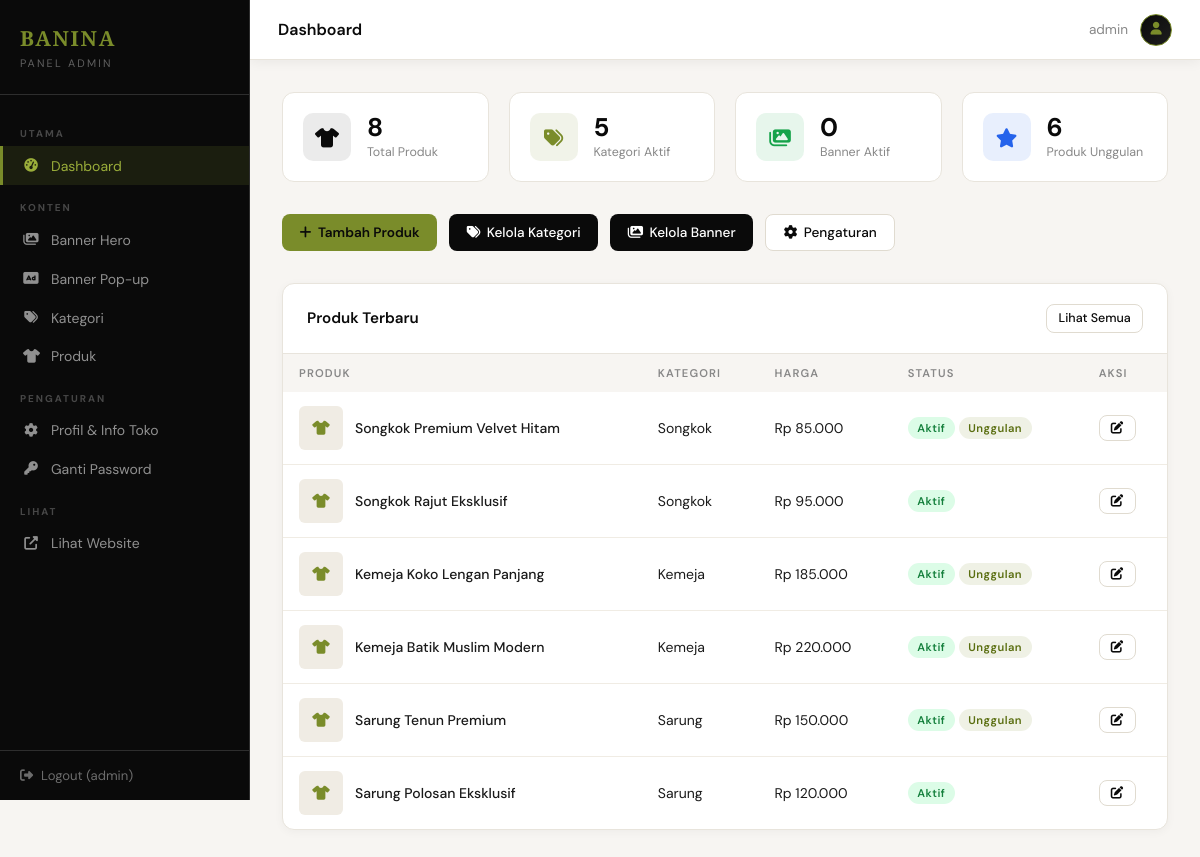
Page /admin/dashboard.php (signed in) on the committed database.
### tables this page shows
CREATE TABLE IF NOT EXISTS settings (
    id INT AUTO_INCREMENT PRIMARY KEY,
    `key` VARCHAR(100) NOT NULL UNIQUE,
    value TEXT,
    created_at TIMESTAMP DEFAULT CURRENT_TIMESTAMP,
    updated_at TIMESTAMP DEFAULT CURRENT_TIMESTAMP ON UPDATE CURRENT_TIMESTAMP
);

CREATE TABLE IF NOT EXISTS products (
    id INT AUTO_INCREMENT PRIMARY KEY,
    category_id INT,
    name VARCHAR(200) NOT NULL,
    slug VARCHAR(200) NOT NULL UNIQUE,
    description TEXT,
    price_min DECIMAL(15,2) DEFAULT 0,
    price_max DECIMAL(15,2) DEFAULT 0,
    whatsapp_message TEXT,
    is_featured TINYINT(1) DEFAULT 0,
    is_active TINYINT(1) DEFAULT 1,
    sort_order INT DEFAULT 0,
    created_at TIMESTAMP DEFAULT CURRENT_TIMESTAMP,
    FOREIGN KEY (category_id) REFERENCES categories(id) ON DELETE SET NULL
);

CREATE TABLE IF NOT EXISTS categories (
    id INT AUTO_INCREMENT PRIMARY KEY,
    name VARCHAR(100) NOT NULL,
    slug VARCHAR(100) NOT NULL UNIQUE,
    description TEXT,
    image VARCHAR(255),
    sort_order INT DEFAULT 0,
    is_active TINYINT(1) DEFAULT 1,
    created_at TIMESTAMP DEFAULT CURRENT_TIMESTAMP
);

### includes/config.php (called while the page is built, shortened)
<?php
function getDB() {
    static $pdo = null;
    if ($pdo === null) {
        try {
            $pdo = new PDO(
                "mysql:host=" . DB_HOST . ";dbname=" . DB_NAME . ";charset=utf8mb4",
                DB_USER, DB_PASS,
                [
                    PDO::ATTR_ERRMODE => PDO::ERRMODE_EXCEPTION,
                    PDO::ATTR_DEFAULT_FETCH_MODE => PDO::FETCH_ASSOC,
                    PDO::ATTR_EMULATE_PREPARES => false,
                ]
            );
        } catch (PDOException $e) {
            die("Koneksi database gagal: " . $e->getMessage());
        }
    }
    return $pdo;
}
function getSetting($key) {
    $db = getDB();
    $stmt = $db->prepare("SELECT value FROM settings WHERE `key` = ?");
    $stmt->execute([$key]);
    $row = $stmt->fetch();
    return $row ? $row['value'] : '';
}
function sanitize($str) { return htmlspecialchars(strip_tags(trim($str)), ENT_QUOTES, 'UTF-8'); }
function formatPrice($price) { return 'Rp ' . number_format($price, 0, ',', '.'); }
?>

### admin/dashboard.php (the view)
<?php
$pageTitle = 'Dashboard';
require_once __DIR__ . '/includes/header.php';
$db = getDB();
$totalProducts    = $db->query("SELECT COUNT(*) FROM products WHERE is_active=1")->fetchColumn();
$totalCategories  = $db->query("SELECT COUNT(*) FROM categories WHERE is_active=1")->fetchColumn();
$totalBanners     = $db->query("SELECT COUNT(*) FROM banners WHERE is_active=1")->fetchColumn();
$featuredProducts = $db->query("SELECT COUNT(*) FROM products WHERE is_featured=1 AND is_active=1")->fetchColumn();
$recentProducts = $db->query("
    SELECT p.*, c.name as cat_name,
        (SELECT image FROM product_images WHERE product_id=p.id ORDER BY is_primary DESC, sort_order ASC LIMIT 1) as thumb
    FROM products p
    LEFT JOIN categories c ON c.id = p.category_id
    ORDER BY p.created_at DESC LIMIT 6
")->fetchAll();
?>
<div class="stats-grid">
    <div class="stat-card">
        <div class="stat-icon black"><i class="fas fa-tshirt"></i></div>
        <div>
            <div class="stat-number"><?= $totalProducts ?></div>
            <div class="stat-label">Total Produk</div>
        </div>
    </div>
    <div class="stat-card">
        <div class="stat-icon gold"><i class="fas fa-tags"></i></div>
        <div>
            <div class="stat-number"><?= $totalCategories ?></div>
            <div class="stat-label">Kategori Aktif</div>
        </div>
    </div>
    <div class="stat-card">
        <div class="stat-icon green"><i class="fas fa-images"></i></div>
        <div>
            <div class="stat-number"><?= $totalBanners ?></div>
            <div class="stat-label">Banner Aktif</div>
        </div>
    </div>
    <div class="stat-card">
        <div class="stat-icon blue"><i class="fas fa-star"></i></div>
        <div>
            <div class="stat-number"><?= $featuredProducts ?></div>
            <div class="stat-label">Produk Unggulan</div>
        </div>
    </div>
</div>
<div style="display:flex;gap:0.75rem;margin-bottom:2rem;flex-wrap:wrap">
    <a href="<?= SITE_URL ?>/admin/pages/product-form.php" class="btn btn-gold"><i class="fas fa-plus"></i> Tambah Produk</a>
    <a href="<?= SITE_URL ?>/admin/pages/categories.php" class="btn btn-primary"><i class="fas fa-tags"></i> Kelola Kategori</a>
    <a href="<?= SITE_URL ?>/admin/pages/banners.php" class="btn btn-primary"><i class="fas fa-images"></i> Kelola Banner</a>
    <a href="<?= SITE_URL ?>/admin/pages/settings.php" class="btn btn-outline"><i class="fas fa-cog"></i> Pengaturan</a>
</div>
<div class="card">
    <div class="card-header">
        <span class="card-title">Produk Terbaru</span>
        <a href="<?= SITE_URL ?>/admin/pages/products.php" class="btn btn-outline btn-sm">Lihat Semua</a>
    </div>
    <div class="table-wrap">
        <table>
            <thead>
                <tr><th>Produk</th><th>Kategori</th><th>Harga</th><th>Status</th><th>Aksi</th></tr>
            </thead>
            <tbody>
                <?php foreach ($recentProducts as $p): ?>
                <tr>
                    <td>
                        <div style="display:flex;align-items:center;gap:0.75rem">
                            <?php if ($p['thumb']): ?>
                            <img src="<?= UPLOAD_URL . sanitize($p['thumb']) ?>" class="product-thumb" alt="">
                            <?php else: ?>
                            <div class="product-thumb-placeholder"><i class="fas fa-tshirt"></i></div>
                            <?php endif; ?>
                            <span style="font-weight:500"><?= sanitize($p['name']) ?></span>
                        </div>
                    </td>
                    <td><?= sanitize($p['cat_name'] ?? '-') ?></td>
                    <td><?= formatPrice($p['price_min']) ?></td>
                    <td>
                        <span class="badge <?= $p['is_active'] ? 'badge-success' : 'badge-danger' ?>"><?= $p['is_active'] ? 'Aktif' : 'Nonaktif' ?></span>
                        <?php if ($p['is_featured']): ?><span class="badge badge-gold">Unggulan</span><?php endif; ?>
                    </td>
                    <td>
                        <a href="<?= SITE_URL ?>/admin/pages/product-form.php?id=<?= $p['id'] ?>" class="btn btn-sm btn-outline"><i class="fas fa-edit"></i></a>
                    </td>
                </tr>
                <?php endforeach; ?>
            </tbody>
        </table>
    </div>
</div>
<?php require_once __DIR__ . '/includes/footer.php'; ?>

### admin/includes/header.php (shortened to what this page needs)
<?php
require_once __DIR__ . '/../../includes/config.php';
$siteName = getSetting('site_name');
$currentFile = basename($_SERVER['PHP_SELF']);
?>
<!DOCTYPE html>
<html lang="id">
<head>
    <link rel="stylesheet" href="https://cdnjs.cloudflare.com/ajax/libs/font-awesome/6.4.0/css/all.min.css">
</head>
<body>
<aside class="sidebar">
    <div class="sidebar-brand">
        <h2><?= sanitize($siteName) ?></h2>
        <p>Panel Admin</p>
    </div>
    <nav class="sidebar-nav">
        <div class="nav-section-title">Utama</div>
        <a href="<?= SITE_URL ?>/admin/dashboard.php" class="<?= $currentFile==='dashboard.php'?'active':'' ?>">
            <i class="fas fa-tachometer-alt"></i> Dashboard
        </a>
        <div class="nav-section-title">Konten</div>
        <a href="<?= SITE_URL ?>/admin/pages/banners.php" class="<?= $currentFile==='banners.php'?'active':'' ?>">
            <i class="fas fa-images"></i> Banner Hero
        </a>
        <a href="<?= SITE_URL ?>/admin/pages/popup-banners.php" class="<?= $currentFile==='popup-banners.php'?'active':'' ?>">
            <i class="fas fa-ad"></i> Banner Pop-up
        </a>
        <a href="<?= SITE_URL ?>/admin/pages/categories.php" class="<?= $currentFile==='categories.php'?'active':'' ?>">
            <i class="fas fa-tags"></i> Kategori
        </a>
        <a href="<?= SITE_URL ?>/admin/pages/products.php" class="<?= in_array($currentFile,['products.php','product-form.php'])?'active':'' ?>">
            <i class="fas fa-tshirt"></i> Produk
        </a>
        <div class="nav-section-title">Pengaturan</div>
        <a href="<?= SITE_URL ?>/admin/pages/settings.php" class="<?= $currentFile==='settings.php'?'active':'' ?>">
            <i class="fas fa-cog"></i> Profil & Info Toko
        </a>
        <a href="<?= SITE_URL ?>/admin/pages/change-password.php" class="<?= $currentFile==='change-password.php'?'active':'' ?>">
            <i class="fas fa-key"></i> Ganti Password
        </a>
        <div class="nav-section-title">Lihat</div>
        <a href="<?= SITE_URL ?>/index.php" target="_blank">
            <i class="fas fa-external-link-alt"></i> Lihat Website
        </a>
    </nav>
    <div class="sidebar-footer">
        <a href="<?= SITE_URL ?>/admin/logout.php">
            <i class="fas fa-sign-out-alt"></i> Logout (<?= sanitize($_SESSION['admin_username'] ?? '') ?>)
        </a>
    </div>
</aside>
<div class="main-content">
    <div class="topbar">
        <span class="topbar-title"><?= $pageTitle ?? 'Dashboard' ?></span>
        <div class="topbar-user">
            <span><?= sanitize($_SESSION['admin_username'] ?? '') ?></span>
            <div class="user-avatar"><i class="fas fa-user"></i></div>
        </div>
    </div>
    <div class="page-content">

### rows in the picture
settings: value "BANINA"
products: name "Songkok Premium Velvet Hitam", category.name "Songkok", price_min "Rp 85.000", is_active "Aktif", is_featured "Unggulan"
products: name "Songkok Rajut Eksklusif", category.name "Songkok", price_min "Rp 95.000", is_active "Aktif"
products: name "Kemeja Koko Lengan Panjang", category.name "Kemeja", price_min "Rp 185.000", is_active "Aktif", is_featured "Unggulan"
products: name "Kemeja Batik Muslim Modern", category.name "Kemeja", price_min "Rp 220.000", is_active "Aktif", is_featured "Unggulan"
products: name "Sarung Tenun Premium", category.name "Sarung", price_min "Rp 150.000", is_active "Aktif", is_featured "Unggulan"
products: name "Sarung Polosan Eksklusif", category.name "Sarung", price_min "Rp 120.000", is_active "Aktif"

### other values in the picture
$_SESSION['admin_username'] "admin"
$pageTitle "Dashboard"
$totalProducts "8"
$totalCategories "5"
$totalBanners "0"
$featuredProducts "6"
